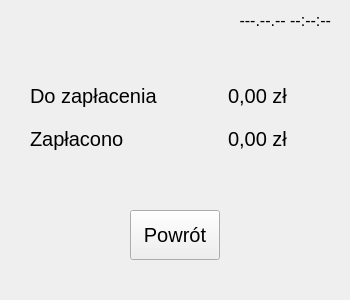
<?xml version="1.0" encoding="UTF-8"?>
<ui version="4.0">
 <class>PaymentWindows</class>
 <widget class="QWidget" name="PaymentWindows">
  <property name="geometry">
   <rect>
    <x>0</x>
    <y>0</y>
    <width>350</width>
    <height>300</height>
   </rect>
  </property>
  <property name="windowTitle">
   <string>PaymentWindows</string>
  </property>
  <widget class="QPushButton" name="backButton">
   <property name="geometry">
    <rect>
     <x>130</x>
     <y>210</y>
     <width>90</width>
     <height>50</height>
    </rect>
   </property>
   <property name="font">
    <font>
     <pointsize>15</pointsize>
    </font>
   </property>
   <property name="text">
    <string>Powrót</string>
   </property>
  </widget>
  <widget class="QWidget" name="gridLayoutWidget">
   <property name="geometry">
    <rect>
     <x>30</x>
     <y>77</y>
     <width>301</width>
     <height>80</height>
    </rect>
   </property>
   <layout class="QGridLayout" name="gridLayout">
    <item row="0" column="1">
     <widget class="QLabel" name="toPayValue">
      <property name="font">
       <font>
        <pointsize>15</pointsize>
       </font>
      </property>
      <property name="text">
       <string>0,00 zł</string>
      </property>
      <property name="alignment">
       <set>Qt::AlignmentFlag::AlignCenter</set>
      </property>
     </widget>
    </item>
    <item row="0" column="0">
     <widget class="QLabel" name="toPayLabel">
      <property name="font">
       <font>
        <pointsize>15</pointsize>
       </font>
      </property>
      <property name="text">
       <string>Do zapłacenia</string>
      </property>
     </widget>
    </item>
    <item row="1" column="0">
     <widget class="QLabel" name="paidLabel">
      <property name="font">
       <font>
        <pointsize>15</pointsize>
       </font>
      </property>
      <property name="text">
       <string>Zapłacono</string>
      </property>
     </widget>
    </item>
    <item row="1" column="1">
     <widget class="QLabel" name="paidValue">
      <property name="font">
       <font>
        <pointsize>15</pointsize>
       </font>
      </property>
      <property name="text">
       <string>0,00 zł</string>
      </property>
      <property name="alignment">
       <set>Qt::AlignmentFlag::AlignCenter</set>
      </property>
     </widget>
    </item>
   </layout>
  </widget>
  <widget class="QLabel" name="dateTime">
   <property name="geometry">
    <rect>
     <x>150</x>
     <y>10</y>
     <width>181</width>
     <height>21</height>
    </rect>
   </property>
   <property name="font">
    <font>
     <pointsize>12</pointsize>
    </font>
   </property>
   <property name="text">
    <string>---.--.-- --:--:--</string>
   </property>
   <property name="alignment">
    <set>Qt::AlignmentFlag::AlignRight|Qt::AlignmentFlag::AlignTrailing|Qt::AlignmentFlag::AlignVCenter</set>
   </property>
  </widget>
 </widget>
 <resources/>
 <connections/>
</ui>
